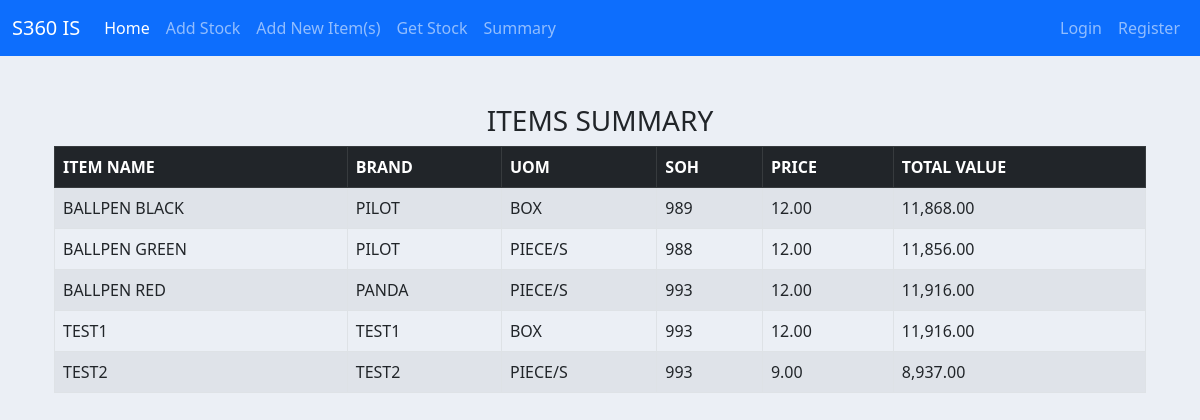
/summary/, run on an earlier commit of the app's database.
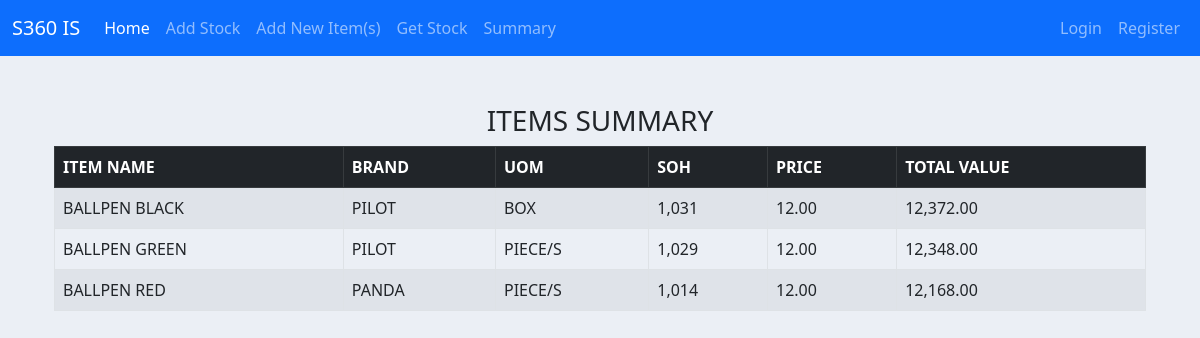
And on a later commit of the database.
### inventory/models.py (models this page shows, shortened)
class ItemBase(models.Model):
    item_name = models.CharField(max_length=200, null=True)
    brand_name = models.CharField(max_length=200, blank=True, null=True)
    soh = models.IntegerField(null=True)
    item_code = models.CharField(max_length=200, null=True, blank=True)
    price = models.DecimalField(max_digits=10, decimal_places=2)
    date_added = models.DateTimeField(auto_now_add=True)
    remarks = models.CharField(max_length=50, null=True)
    uom = models.ForeignKey(UOM, on_delete=models.CASCADE, null=True)
    class Meta:
        ordering = ["item_name"]
    def totalValue(self):
        return self.soh * self.price

class UOM(models.Model):
    uom = models.CharField(max_length=30)
    def __str__(self):
        return self.uom
    class Meta:
        ordering = ["uom"]

### inventory/views.py (the view)
# urls.py: path('summary/', views.summary_item, name='summary_item'),
def summary_item(request):
    items = ItemBase.objects.all()
    context = {'items': items}
    return render(request, 'inventory/summary.html', context)

### inventory/templates/inventory/summary.html (shortened to what this page needs)
{% extends 'base.html'  %}
{% block content %}
<div class="container mt-5">
<table class="table table-bordered table-hover table-striped">
  <center><h3 class="ititles">ITEMS SUMMARY</h3></center>
    <thead class="table-dark">
      <tr>
        <th scope="col">ITEM NAME</th>
        <th scope="col">BRAND</th>
        <th scope="col">UOM</th>
        <th scope="col">SOH</th>
        <th scope="col">PRICE</th>
        <th scope="col">TOTAL VALUE</th>
      </tr>
    </thead>
    <tbody>
      {% for item in items %}
      <tr>
        <td>{{ item.item_name }}</td>
        <td>{{ item.brand_name }}</td>
        <td>{{ item.uom }}</td>
        <td class="item_soh">{{ item.soh }}</td>
        <td>{{ item.price }}</td>
        <td>{{ item.totalValue }}</td>
      </tr>
      {% endfor %}
    </tbody>
  </table>
</div>
{% endblock content %}

### templates/base.html (shortened to what this page needs)
<!doctype html>
{% load static %}
<html lang="en">
  <head>
    <link href="https://cdn.jsdelivr.net/npm/bootstrap@5.0.2/dist/css/bootstrap.min.css" rel="stylesheet">
    <link href="{% static 'style.css' %}" rel="stylesheet">
    <link href="https://cdn.jsdelivr.net/npm/select2@4.1.0-rc.0/dist/css/select2.min.css" rel="stylesheet" />
  </head>
  <body>
    {% include 'navbar.html' %}
    <div class="container">
        {% block content %}
        {% endblock content %}
    </div>
    <link rel="stylesheet" href="https://cdnjs.cloudflare.com/ajax/libs/font-awesome/6.5.2/css/all.min.css" />
  </body>
</html>

### templates/navbar.html (shortened to what this page needs)
<nav class="navbar navbar-expand-lg navbar-dark bg-primary">
    <div class="container-fluid">
      <a class="navbar-brand" href="{% url 'home' %}">S360 IS</a>
      <div class="collapse navbar-collapse" id="navbarSupportedContent">
        <ul class="navbar-nav me-auto mb-2 mb-lg-0">
          <li class="nav-item">
            <a class="nav-link active" aria-current="page" href="{% url 'home' %}">Home</a>
          </li>
          <li class="nav-item">
            <a class="nav-link" href="{% url 'add_item' %}" >Add Stock</a>
          </li>
          <li class="nav-item">
            <a class="nav-link" href="{% url 'new_item' %}" >Add New Item(s)</a>
          </li>
          <li class="nav-item">
            <a class="nav-link" href="{% url 'get_item' %}" >Get Stock</a>
          </li>
          <li class="nav-item">
            <a class="nav-link" href="{% url 'summary_item' %}" >Summary</a>
          </li>
        </ul>
        <ul class="navbar-nav ml-auto">
        {% if user.is_authenticated %}
        <h5 id="hi-name">Hi {{ user.username }}!</h5>
          <li class="nav-item">
            <a class="nav-link" href="{% url 'user-logout' %}" >Logout</a>
          </li>
        {% else %}
          <li class="nav-item">
            <a class="nav-link" href="{% url 'user-login' %}" >Login</a>
          </li>
          <li class="nav-item">
            <a class="nav-link" href="{% url 'user-register' %}" >Register</a>
          </li>
        </ul>
        {% endif %}
      </div>
    </div>
  </nav>

### static/style.css (style rules this page uses)
body { background-color: #ebeff5; }

What changed in the data, as far as the page shows it:
removed ItemBase: item_name "TEST1", brand_name "TEST1", uom "BOX", soh "993", price "12.00", totalValue "11,916.00"
removed ItemBase: item_name "TEST2", brand_name "TEST2", uom "PIECE/S", soh "993", price "9.00", totalValue "8,937.00"
changed ItemBase "BALLPEN BLACK": soh "989" → "1,031"; totalValue "11,868.00" → "12,372.00"
changed ItemBase "BALLPEN GREEN": soh "988" → "1,029"; totalValue "11,856.00" → "12,348.00"
changed ItemBase "BALLPEN RED": soh "993" → "1,014"; totalValue "11,916.00" → "12,168.00"
